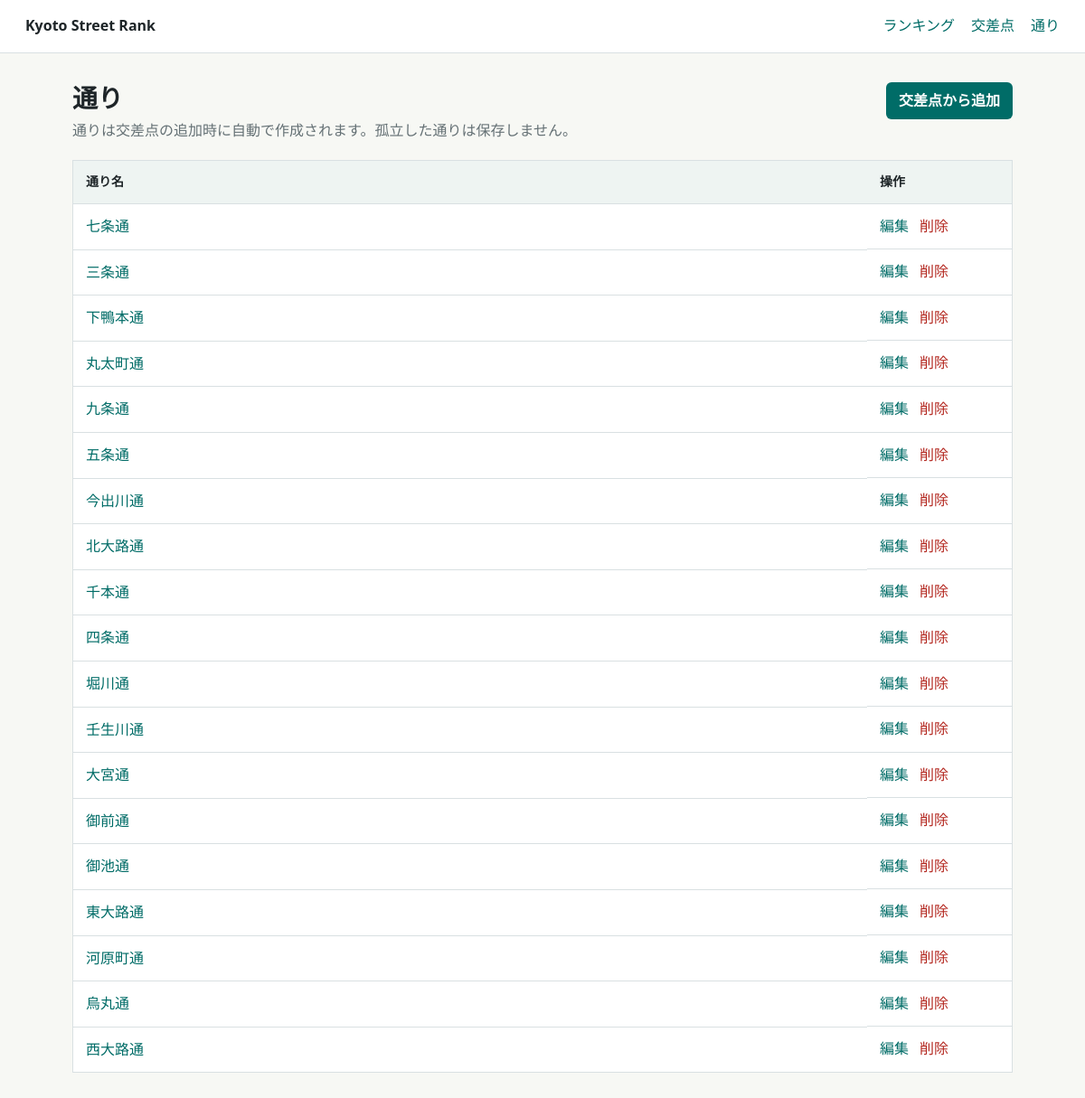
The page /streets on the database its author committed.
### src/models.py (models this page shows)
class Street(db.Model):
    __tablename__ = "streets"
    id = db.Column(db.Integer, primary_key=True)
    name = db.Column(db.String(120), nullable=False, unique=True)

### src/routes.py (the view)
    @app.route("/streets")
    def streets_index():
        streets = Street.query.order_by(Street.name).all()
        return render_template("streets/index.html", streets=streets)

### templates/streets/index.html
{% extends "base.html" %}
{% block content %}
  <div class="page-head">
    <div>
      <h1>通り</h1>
      <p>通りは交差点の追加時に自動で作成されます。孤立した通りは保存しません。</p>
    </div>
    <a class="button" href="{{ url_for('intersections_new') }}">交差点から追加</a>
  </div>
  {% if streets %}
    <table>
      <thead>
        <tr>
          <th>通り名</th>
          <th class="actions">操作</th>
        </tr>
      </thead>
      <tbody>
        {% for street in streets %}
          <tr>
            <td><a href="{{ url_for('intersections_index', street=street.name) }}">{{ street.name }}</a></td>
            <td class="actions">
              <a href="{{ url_for('streets_edit', street_id=street.id) }}">編集</a>
              <form method="post" action="{{ url_for('streets_delete', street_id=street.id) }}">
                <button class="link-button" type="submit">削除</button>
              </form>
            </td>
          </tr>
        {% endfor %}
      </tbody>
    </table>
  {% else %}
    <section class="empty">
      <h2>通りがありません</h2>
      <p>交差点を追加すると通りも表示されます。</p>
    </section>
  {% endif %}
{% endblock %}

### static/style.css (style rules this page uses)
:root { color-scheme: light; --text: #1e2528; --muted: #657175; --line: #d9e0e2; --bg: #f7f8f4; --surface: #ffffff; --accent: #006c67; --accent-dark: #004f4b; --danger: #b3261e; }
* { box-sizing: border-box; }
body { margin: 0; background: var(--bg); color: var(--text); font-family: system-ui, -apple-system, BlinkMacSystemFont, "Segoe UI", sans-serif; line-height: 1.6; }
a { color: var(--accent); text-decoration: none; }
.page-head { display: flex; align-items: flex-start; justify-content: space-between; gap: 24px; margin-bottom: 20px; }
h1 { margin: 0; font-size: 28px; line-height: 1.25; }
p { margin: 6px 0 0; color: var(--muted); }
.button, button { display: inline-flex; align-items: center; justify-content: center; min-height: 40px; padding: 8px 14px; border: 0; border-radius: 6px; background: var(--accent); color: #fff; font: inherit; font-weight: 700; cursor: pointer; }
table { width: 100%; border-collapse: collapse; background: var(--surface); border: 1px solid var(--line); }
th, td { padding: 12px 14px; border-bottom: 1px solid var(--line); text-align: left; }
th { background: #eef4f2; font-size: 14px; }
tr:last-child td { border-bottom: 0; }
.actions { width: 160px; white-space: nowrap; }
td.actions { display: flex; gap: 12px; align-items: center; }
td.actions form { margin: 0; }
.link-button { min-height: auto; padding: 0; background: transparent; color: var(--danger); font-weight: 400; }

### rows shown on the page
Street: name "七条通"
Street: name "三条通"
Street: name "下鴨本通"
Street: name "丸太町通"
Street: name "九条通"
Street: name "五条通"
Street: name "今出川通"
Street: name "北大路通"
Street: name "千本通"
Street: name "四条通"
Street: name "堀川通"
Street: name "壬生川通"
Street: name "大宮通"
Street: name "御前通"
Street: name "御池通"
Street: name "東大路通"
Street: name "河原町通"
Street: name "烏丸通"
Street: name "西大路通"
